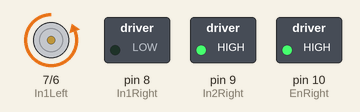
Recording of a sketch running on a simulated Arduino Uno, built with avr-gcc and run on an emulated ATmega328P. On the bench: motor-driver pin pairs drawn as motors (green arrow = first pin HIGH = forward, orange = second pin HIGH = backward, longer = more drive, scaled by the enable pin), switched loads named in the sketch (green lamp = pin HIGH).

Above: at 0.1 s.
Timing chart, 0 to 1.6 s (numbered marks = the images above):
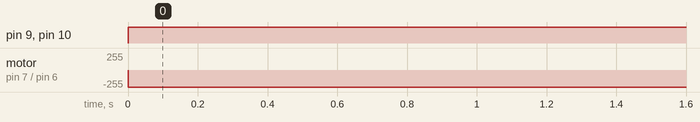

The sketch:

abot_motor.ino
```cpp
// Left Motor PINS
# define EnLeft 5
# define In1Left 7
# define In2Left 6

//Right Motor PINS
# define EnRight 10
# define In1Right 8
# define In2Right 9

void setup() {
    pinMode(EnLeft, OUTPUT);
    pinMode(In1Left, OUTPUT);
    pinMode(In2Left, OUTPUT);
    pinMode(EnRight, OUTPUT);
    pinMode(In1Right, OUTPUT);
    pinMode(In2Right, OUTPUT);

}

void loop() {
    analogWrite(EnRight, 255);
    digitalWrite(In1Right, 0);
    digitalWrite(In2Right, 1);
    delay(1);
    analogWrite(EnLeft, 255);
    digitalWrite(In1Left, 0);
    digitalWrite(In2Left, 1);
    delay(1);
}
```

Measured:
- by itself, pin 9 (In2Right), pin 10 (EnRight): LOW → HIGH at 0.00 s
- by itself, motor on pin 7 (In1Left) / pin 6 (In2Left): stopped → backward 255/255 at 0.00 s
